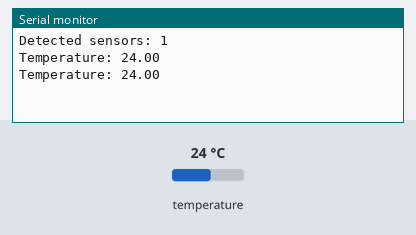
The sketch below on a simulated Arduino Uno, built with avr-gcc and run on an emulated ATmega328P. Shown: the last lines printed to the serial monitor. The test bench sets the inputs (shaded band); at power-on: temperature 24 °C.

Above: at 3.3 s.
3.4 s: temperature set to 12 °C
At 5.5 s:
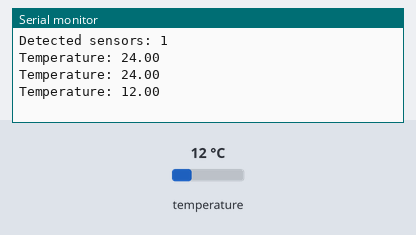
5.9 s: temperature set to 19 °C
At 7.0 s:
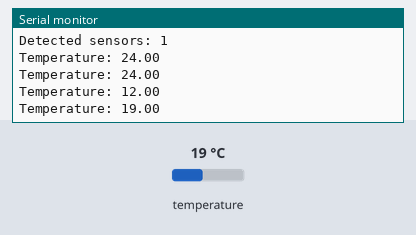
Timing chart, 0 to 8.9 s (numbered marks = the images above; inputs shaded):
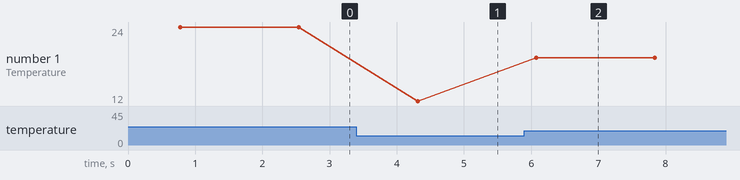

The sketch:

temperature.ino
```cpp
#include <OneWire.h>
#include <DallasTemperature.h>

#define ONE_WIRE_BUS 4

OneWire oneWire(ONE_WIRE_BUS);
DallasTemperature sensors(&oneWire);

void setup() {
  Serial.begin(115200);
  sensors.begin();

  Serial.print("Detected sensors: ");
  Serial.println(sensors.getDeviceCount());
}

void loop() {
  sensors.requestTemperatures();

  float temp = sensors.getTempCByIndex(0);

  Serial.print("Temperature: ");
  Serial.println(temp);

  delay(1000);
}
```

Measured:
- after the input at 3.4 s, the serial monitor: prints a new line after 0.91 s (image 1)
- after the input at 5.9 s, the serial monitor: prints a new line after 0.17 s (image 2)
- plotted number 1: 24 → 12 after the input at 3.4 s, 12 → 19 after the input at 5.9 s
